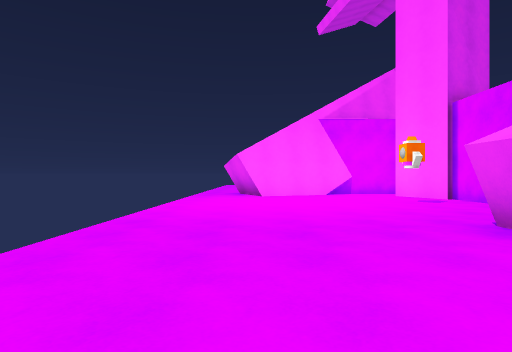
[1] (above)

16 first-person views from a walk through a scene from a Unity 3-D project. The camera is 1.2 m above the floor, looks level and sees 75° across. The floor is counted in squares, 2 m on a side. Each view is taken from the middle of a square. On the plan, view 1 faces up. The plan holds only what a view shows up to about 10 squares ahead; the rest is blank. The place goes on beyond the plan. Surface patterns are stand-ins for the level's own textures.

[2]
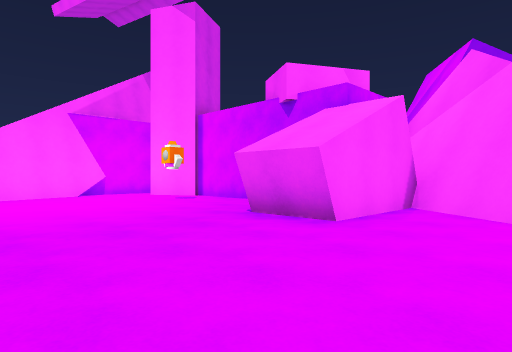

[3]
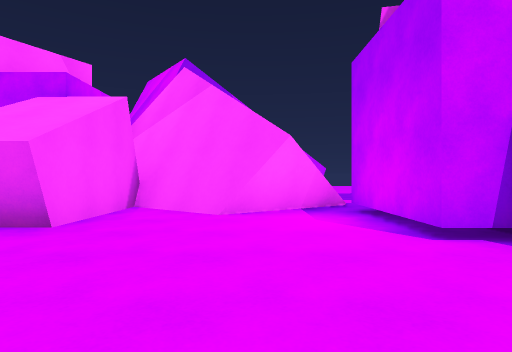

[4]
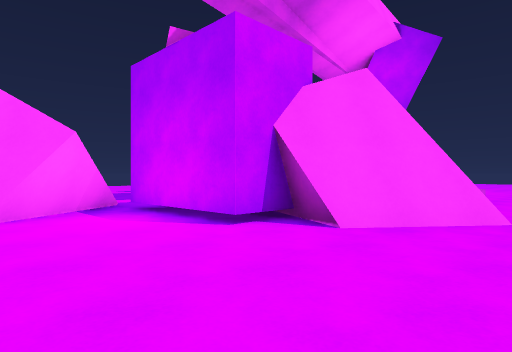

[5]
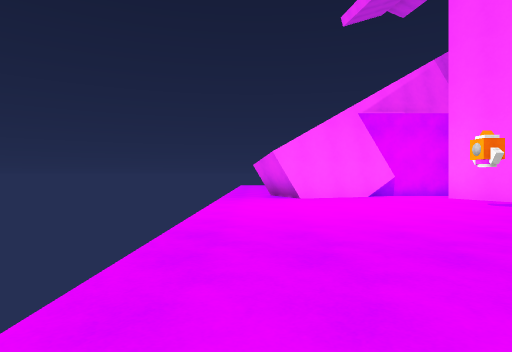

[6]
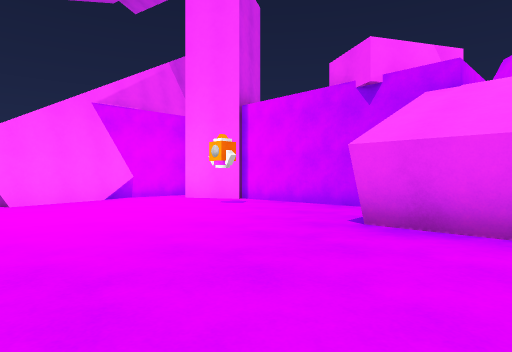

[7]
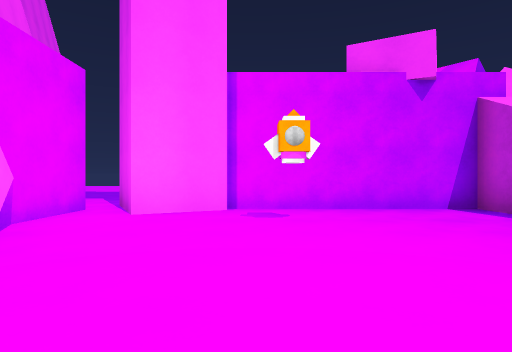

[8]
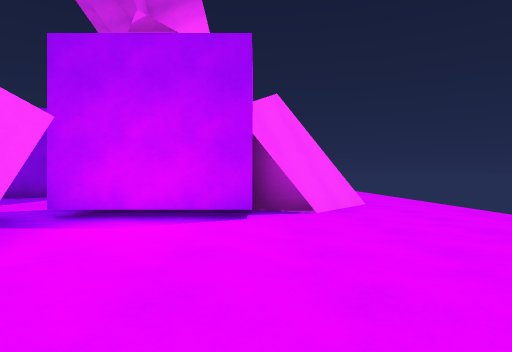

[9]
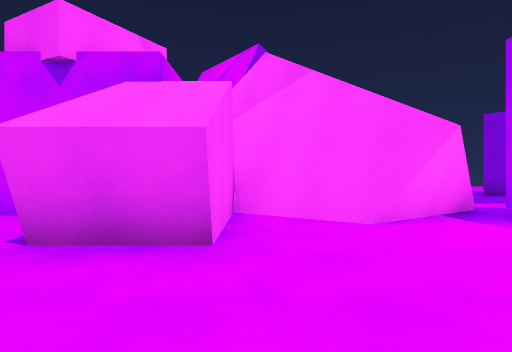

[10]
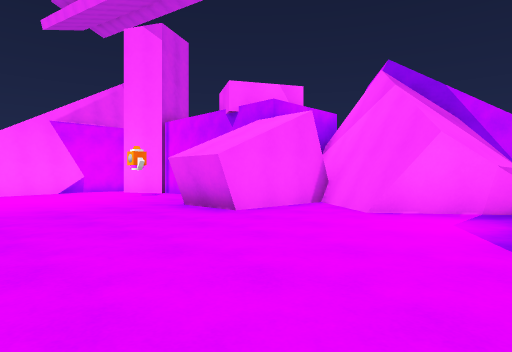

[11]
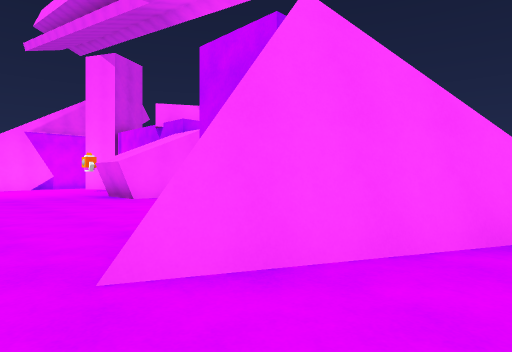

[12]
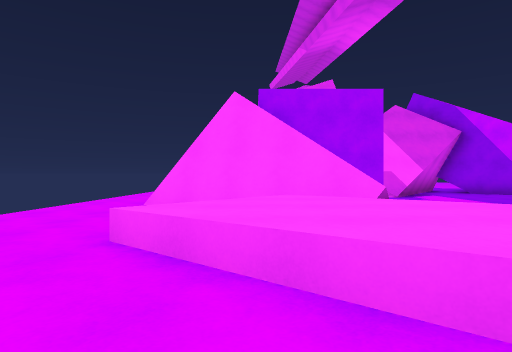

[13]
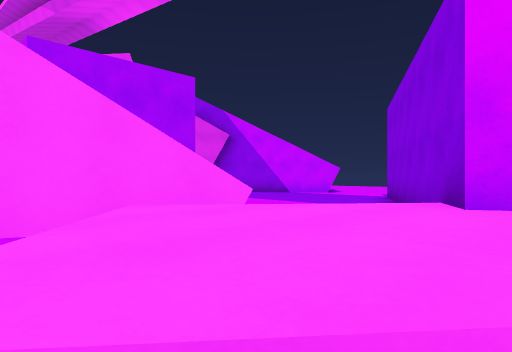

[14]
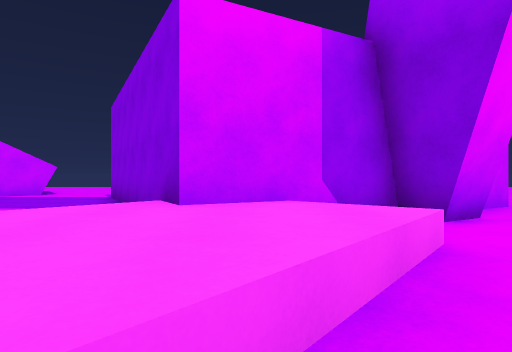

[15]
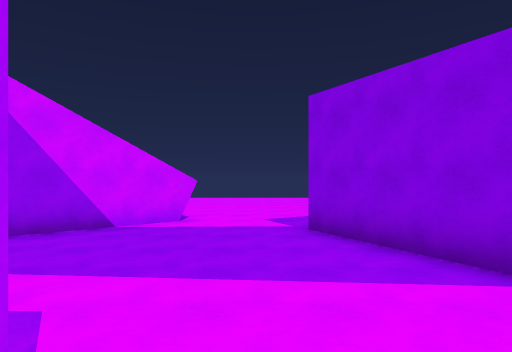

[16]
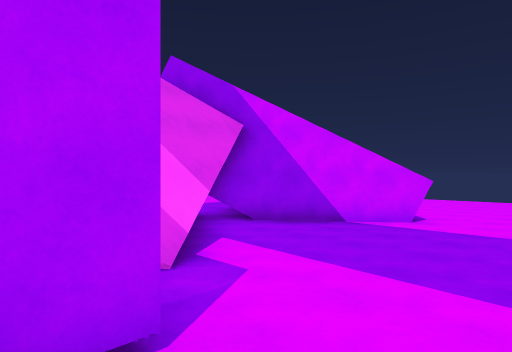

### Floor plan
Key: @ floor where view 1 was taken; # wall or solid block; x gap in a wall; . floor; / step, stairs or slope; ^ raised ledge; v drop or lower ground.
Columns run from 1 left of view 1 to 15 right of it. Each row starts with its distance up from view 1.
 13          ..
 12        ....
 11 x######..
 10 .#....##
  9 ......#
  8 ......#
  7 ......#
  6 ......#
  5 ......#
  4 ....###
  3 ....####
  2 .......#v##
  1 ......#v//##
  0 .@....////.##
 -1 ......// ...#
 -2 ...####/....##...
 -3 ..#####..........
 -4 .##/ /..........
 -5 ../#// ....#....
 -6 ....^# ...##
 -7 ...^^^  ###
 -8 ..^^^^##
 -9  ..^^^##
-10   ..^^.#
-11    ....#
-12      /###
-13        .##

Where each view was taken, in squares from view 1:
view 1: 0 up, 0 right, facing up
view 2: 0 up, 1 left, facing up-right
view 3: 0 up, 1 left, facing right
view 4: 1 up, 1 left, facing down-right
view 5: 1 up, 1 left, facing up
view 6: 2 up, 1 left, facing up-right
view 7: 8 up, 1 left, facing right
view 8: 3 up, 2 right, facing down
view 9: 2 up, 0 right, facing right
view 10: 2 down, 1 left, facing up-right
view 11: 6 down, 1 left, facing up-right
view 12: 11 down, 2 right, facing up
view 13: 9 down, 1 right, facing up-right
view 14: 9 down, 1 right, facing right
view 15: 4 down, 4 right, facing right
view 16: 5 down, 4 right, facing up-right
